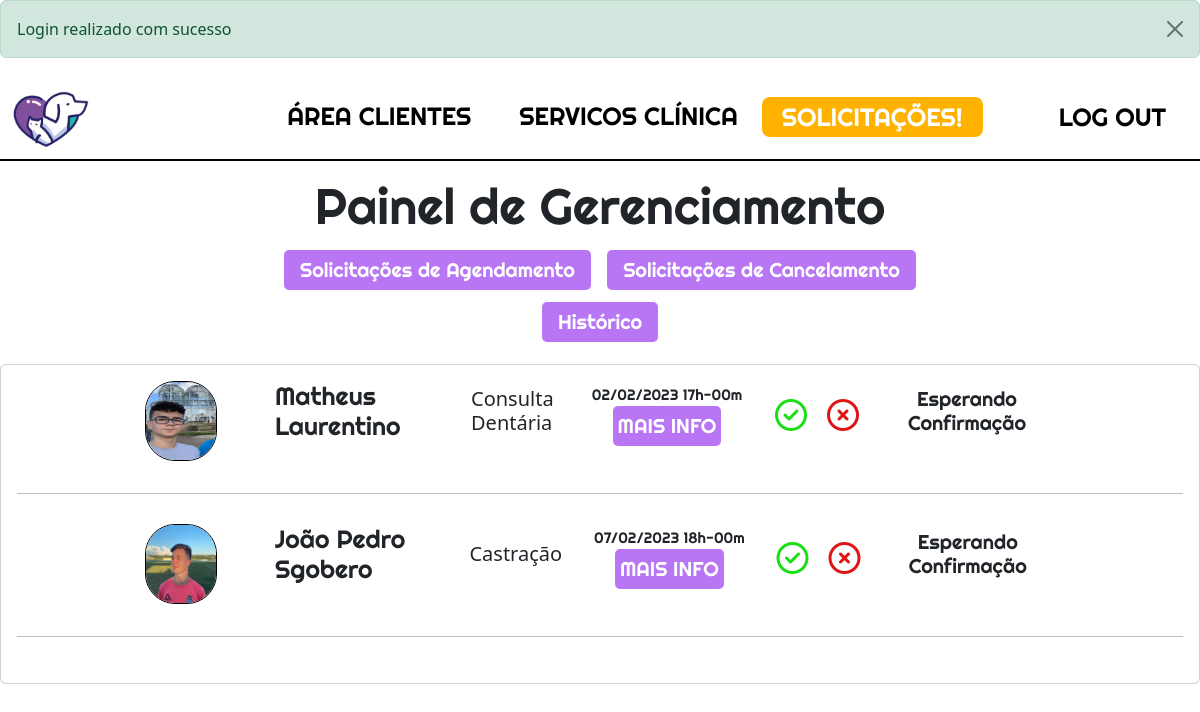
/adm/ConsultasAgendadas/Clientes (signed in), run on the app's committed database.
### tables this page shows
CREATE TABLE `consulta` (
  `idconsulta` int(11) NOT NULL,
  `data_consulta` date NOT NULL,
  `horario_consulta` time NOT NULL,
  `descricao` varchar(500) NOT NULL,
  `sit_consulta` enum('A Confirmar','Confirmado','Concluido','Cancelado','Negado','Indeferido','A Cancelar') NOT NULL DEFAULT 'A Confirmar',
  `tipo_consulta` int(11) NOT NULL,
  `pet` int(11) DEFAULT NULL
);

CREATE TABLE `usuario` (
  `idusuario` int(11) NOT NULL,
  `nome_usuario` varchar(90) NOT NULL,
  `cpf` varchar(15) NOT NULL,
  `rg` varchar(15) NOT NULL,
  `data_nascimento` date NOT NULL,
  `email` varchar(100) NOT NULL,
  `tipo_usuario` enum('mantenedor','cliente') NOT NULL,
  `sit_usuario` enum('Ativo','Inativo','Confirmando') NOT NULL DEFAULT 'Confirmando',
  `endereco` int(11) DEFAULT NULL,
  `foto_usuario` varchar(100) DEFAULT NULL,
  `senha_usuario` varchar(300) NOT NULL,
  `chave` varchar(220) DEFAULT NULL,
  `recuperar_senha` varchar(220) DEFAULT NULL
);

CREATE TABLE `tipo_consulta` (
  `idtipo_consulta` int(11) NOT NULL,
  `nome_consulta` varchar(45) NOT NULL,
  `valor_consulta` float NOT NULL,
  `descricao_consulta` varchar(220) NOT NULL,
  `sit_tipo_consulta` enum('Ativo','Inativo') NOT NULL DEFAULT 'Inativo',
  `tempo_medio` time NOT NULL,
  `foto_servico` varchar(220) DEFAULT NULL
);

### adm/app/adms/Controllers/ConsultasAgendadas.php (called while the page is built, shortened)
<?php
class ConsultasAgendadas
{
    private array|null $data;
    public function clientes(): void
    {
        $adms = new \Adms\Models\AdmsConsultasAgendadas();
        $this->data['aConfirmar'] = $adms->getBasicDataAConfirmar();
        $this->data['aCancelar'] = $adms->getBasicDataACancelar();
        $this->data['confirmados'] = $adms->getBasicDataConfirmados();
        $this->data['outros'] = $adms->getBasicDataOutros();
        $loadView = new \Core\LoadView("adms/Views/bodys/consultasAgendadas/consulta", $this->data, null);
        $loadView->loadView_cabecalho_adm("consultasAgendadas/consultasAgendadasH");
    }
}
?>

### adm/index.php (called while the page is built, shortened)
<?php
$home = new Core\UrlController();
$home->verifyPage();
?>

### adm/app/adms/Models/helpers/AdmsSelect.php (called while the page is built, shortened)
<?php
class AdmsSelect extends AdmsConn{
    private string $select;
    private object $query;
    public function fullRead(string $query, string|null $parseString)
    {
        $this->select = $query;
        $this->exeInstruction();
    }
    public function exeInstruction()
    {
        $this->connection();
        try{
            $this->query->execute();
            $this->result = $this->query->fetchAll();
        }catch(PDOException $e){
            $this->result=null;
        }
    }
    private function connection()
    {
        $this->conn = $this->connectDb();
        $this->query = $this->conn->prepare($this->select);
        $this->query->setFetchMode(PDO::FETCH_ASSOC);
    }
}
?>

### adm/app/adms/Models/helpers/AdmsConn.php (called while the page is built, shortened)
<?php
abstract class AdmsConn
{
    private string $host = HOST;
    private string $user = USER;
    private string $pass = PASS;
    private string $dbname = DBNAME;
    public function connectDb(): object
    {
        try{
            $this->connect = new PDO("mysql:host={$this->host};dbname=" . $this->dbname, $this->user, $this->pass);
            return $this->connect;
        }catch(PDOException $e){
            die("Erro: Por favor tente novamente. Caso o problema persista, entre em contato o administrador " . EMAILADM);
        }
    }
}

### adm/app/adms/Models/AdmsConsultasAgendadas.php (called while the page is built, shortened)
<?php
class AdmsConsultasAgendadas{
    public function getBasicDataAConfirmar(): array|null
    {
        $admsSelect = new \Adms\Models\helpers\AdmsSelect();
        $admsSelect->fullRead("SELECT c.data_consulta, c.horario_consulta, c.descricao, c.sit_consulta, c.tipo_consulta, c.idconsulta,
                            p.nome_pet, p.data_nascimento_pet, p.sexo, p.imagem_carteira_pet,
                            r.tipo_pet, r.raca,
                            t.nome_consulta, t.descricao_consulta, t.tempo_medio,
                            u.nome_usuario, u.email, foto_usuario
                            FROM consulta as c
                            INNER JOIN tipo_consulta as t
                            ON c.tipo_consulta = t.idtipo_consulta
                            INNER JOIN pet as p
                            ON c.pet = p.idpet
                            INNER JOIN raca_pet AS r
                            ON p.idraca = r.idraca_pet
                            INNER JOIN usuario AS u
                            ON p.usuario = u.idusuario
                            WHERE c.pet != 'NULL' AND c.sit_consulta = 'A Confirmar'
                            ORDER BY c.data_consulta", NULL);
        $data = $admsSelect->getResult();
        return $data;
    }
}
?>

### adm/app/adms/Views/bodys/consultasAgendadas/consulta.php (the view, shortened to what this page needs)
<main class="conteudo-principal">
    <h1 class="título">Painel de Gerenciamento</h1>
    <p class="center2">
        <button class="btn-areaCliente" id="bntAgendamento"> <a class="btn-areaCliente" data-toggle="collapse" href="#agendamentos" role="button" aria-expanded="true" aria-controls="agendamentos">
                Solicitações de Agendamento
            </a>
        </button>
        <button class="btn-areaCliente" id="bntCancelamento"> <a class="btn-areaCliente" data-toggle="collapse" href="#cancelamento" role="button" aria-expanded="true" aria-controls="cancelamento">
                Solicitações de Cancelamento
            </a>
        </button>
        <br>
        <button class="btn-areaCliente" id="bntHistorico"><a class="btn-areaCliente" data-toggle="collapse" href="#historico" role="button" aria-expanded="true" aria-controls="historico">
                Histórico
            </a>
        </button>
    </p>
    <div class="opcoes">
        <div class="centraliza">
            <div class="collapse show" id="agendamentos">
                <div class="card card-body">
                    <?php
                    if (!empty($this->data['aConfirmar'])) {
                        for ($x = 0; $x < count($this->data['aConfirmar']); $x++) {
                            $consulta = $this->data['aConfirmar'][$x];
                            extract($consulta);
                            if ($sit_consulta == "A Confirmar") { $sit = "Esperando Confirmação"; }
                            $day = substr($data_consulta, 8) . "/" . substr($data_consulta, 5, -3) . "/" . substr($data_consulta, 0, -6);
                            $time = substr($horario_consulta, 0, -6) . "h-00m";
                    ?>
                        <section class="conteudo-serviçosadm">
                            <img src="<?= URL . IMGCLIENTEADM . $foto_usuario ?>" class="img-serviços">
                            <div class="procedimentoadm">
                                <h2 class="título-serviço"><?= $nome_usuario ?> </h2>
                                <div class="tipoServico">
                                    <h5> <?= $nome_consulta ?> </h5>
                                </div>
                                <div class="data">
                                    <?= $day ?> <?= $time ?><br>
                                    <button type="button" class="btn-maisinfo" data-bs-toggle="modal" data-bs-target="#agendamento<?= $idconsulta ?>"> MAIS INFO </button>
                                </div>
                                <div class="icone-check">
                                    <a href="<?= URLADM . "ConsultasAgendadas/confirmar-Agendamento?idConsulta=" . $idconsulta ?>" ><i class="fa fa-check-circle-o" aria-hidden="true"></i> </a>
                                </div>
                                <div class="icone-cancel">
                                    <a href="<?= URLADM . "ConsultasAgendadas/Negar-Agendamento?idConsulta=" . $idconsulta ?>"><i class="fa fa-times-circle-o" aria-hidden="true"></i> </a>
                                </div>
                                <div class="data">
                                    <h5> <?= $sit ?> </h5>
                                </div>
                            </div>
                        </section>
                        <hr class="linha">
                    <?php
                        }
                    } else {
                    ?>
                            <h3 class="serviços"> vazio <h3>
                    <?php
                        }
                    ?>
                </div>
            </div>
        </div>
    </div>
</main>

### data on the page
consulta: usuario.foto_usuario (picture), usuario.nome_usuario "Matheus Laurentino", tipo_consulta.nome_consulta "Consulta Dentária", data_consulta "02/02/2023", horario_consulta "17h-00m", sit_consulta "Esperando Confirmação"
consulta: usuario.foto_usuario (picture), usuario.nome_usuario "João Pedro Sgobero", tipo_consulta.nome_consulta "Castração", data_consulta "07/02/2023", horario_consulta "18h-00m", sit_consulta "Esperando Confirmação"

### other printed values
$_SESSION['msgGreen'] "Login realizado com sucesso"
